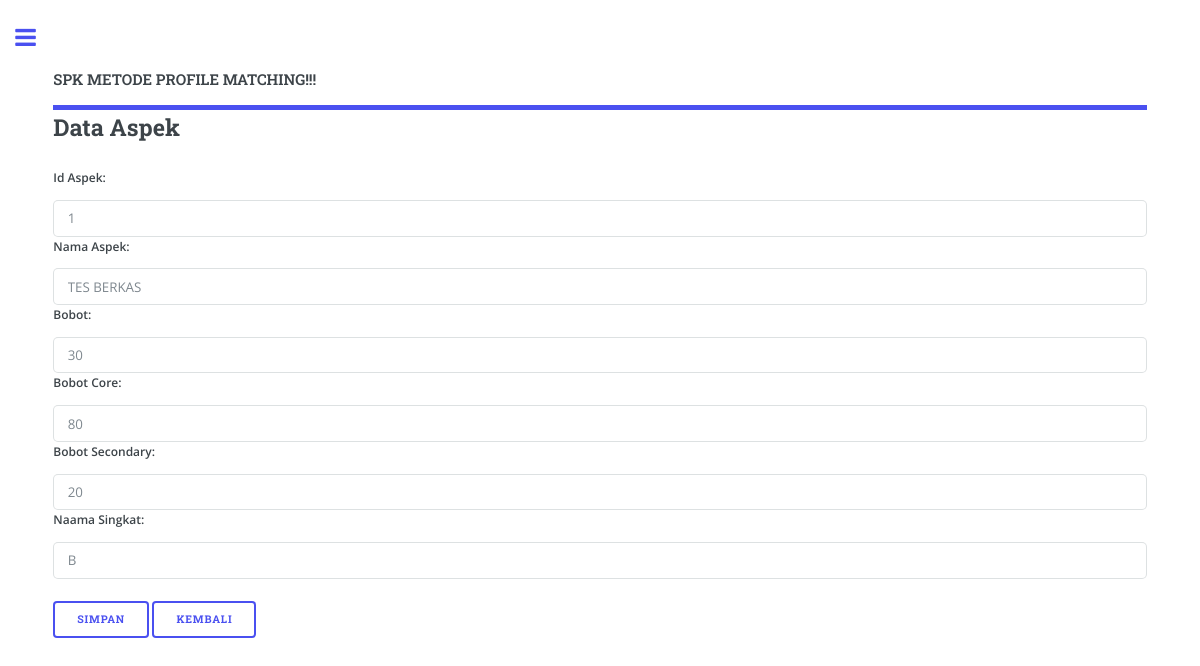
Screenshot of /?page=aspek_edit&id_aspek=1 (signed in) with the database file from the repository.
### tables this page shows
CREATE TABLE `tbl_aspek` (
  `id_aspek` int(3) UNSIGNED NOT NULL,
  `nama_aspek` varchar(100) NOT NULL,
  `bobot` float NOT NULL,
  `bobot_core` float NOT NULL,
  `bobot_secondary` float NOT NULL,
  `nama_singkat` char(1) DEFAULT NULL
);

### aspek_edit.php (the view, shortened to what this page needs)
<?php
$id_aspek = $_GET['id_aspek'];
$query=mysql_query("select * from tbl_aspek where id_aspek='$id_aspek'");
$dataku=mysql_fetch_array($query);
?>
			<form class="form-horizontal" action="?page=aspek_edit" method="post" role="form">
				<div class="panel panel-default">
					<div class="panel-heading"><h2>Data Aspek</h2></div>
					<div class="panel-body">
						<div class="form-group">
							<label class="col-sm-2 control-label text-right">Id Aspek:</label>
							<div class="col-sm-10">
								<input type="text" name="id_aspek" value="<?php  echo $_GET['id_aspek']; ?>" class="form-control" readonly>
							</div>
						</div>
						<div class="form-group">
							<label class="col-sm-2 control-label text-right">Nama Aspek:</label>
							<div class="col-sm-10">
								<input type="text" name="nama_aspek" value="<?php  echo $dataku['nama_aspek']; ?>" required class="form-control">
							</div>
						</div>
						<div class="form-group">
							<label class="col-sm-2 control-label text-right">Bobot:</label>
							<div class="col-sm-10">
								<input type="text" name="bobot" value="<?php  echo $dataku['bobot']; ?>" required class="form-control">
							</div>
						</div>
						<div class="form-group">
							<label class="col-sm-2 control-label text-right">Bobot Core:</label>
							<div class="col-sm-10">
								<input type="text" name="bobot_core" value="<?php  echo $dataku['bobot_core']; ?>" required class="form-control">
							</div>
						</div>
						<div class="form-group">
							<label class="col-sm-2 control-label text-right">Bobot Secondary:</label>
							<div class="col-sm-10">
								<input type="text" name="bobot_secondary" value="<?php  echo $dataku['bobot_secondary']; ?>" required class="form-control">
							</div>
						</div>
						<div class="form-group">
							<label class="col-sm-2 control-label text-right">Naama Singkat:</label>
							<div class="col-sm-10">
								<input type="text" name="nama_singkat" value="<?php  echo $dataku['nama_singkat']; ?>" required class="form-control">
							</div>
						</div>
						<br>
						<div class="form-action text-right">
							<input type="submit" name="simpan" value="Simpan" class="btn btn-primary">
							<input type="button" name="kembali" value="Kembali" onClick="javascript:history.back()" class="btn btn-default">
						</div>
					</div>
				</div>
			</form>

### assets/css/main.css (style rules this page uses)
html, body, div, span, applet, object, iframe, h1, h2, h3, h4, h5, h6, p, blockquote, pre, a, abbr, acronym, address, big, cite, code, del, dfn, em, img, ins, kbd, q, s, samp, small, strike, strong, sub, sup, tt, var, b, u, i, center, dl, dt, dd, ol, ul, li, fieldset, form, label, legend, table, caption, tbody, tfoot, thead, tr, th, td, article, aside, canvas, details, embed, figure, figcaption, footer, header, hgroup, menu, nav, output, ruby, section, summary, time, mark, audio, video { margin: 0; padding: 0; border: 0; font-size: 100%; font: inherit; vertical-align: baseline; }
body { line-height: 1; }
body { -webkit-text-size-adjust: none; }
*, *:before, *:after { -moz-box-sizing: border-box; -webkit-box-sizing: border-box; box-sizing: border-box; }
body { -ms-overflow-style: scrollbar; }
body { background: #ffffff; }
body, input, select, textarea { color: #7f888f; font-family: "Open Sans", sans-serif; font-size: 13pt; font-weight: 400; line-height: 1.65; }
@media screen and (max-width: 1680px) { body, input, select, textarea { font-size: 11pt; } }
@media screen and (max-width: 1280px) { body, input, select, textarea { font-size: 10pt; } }
h1, h2, h3, h4, h5, h6 { color: #3d4449; font-family: "Roboto Slab", serif; font-weight: 700; line-height: 1.5; margin: 0 0 1em 0; }
h2 { font-size: 1.75em; }
form { margin: 0 0 2em 0; }
label { color: #3d4449; display: block; font-size: 0.9em; font-weight: 600; margin: 0 0 1em 0; }
input[type="text"], input[type="password"], input[type="email"], input[type="tel"], input[type="search"], input[type="url"], input[type="date"], select, textarea { -moz-appearance: none; -webkit-appearance: none; -ms-appearance: none; appearance: none; background: #ffffff; border-radius: 0.375em; border: none; border: solid 1px rgba(210, 215, 217, 0.75); color: inherit; display: block; outline: 0; padding: 0 1em; text-decoration: none; width: 100%; }
input[type="text"], input[type="password"], input[type="email"], input[type="tel"], input[type="search"], input[type="url"], input[type="date"], select { height: 2.75em; }
input[type="submit"], input[type="reset"], input[type="button"], button, .button { -moz-appearance: none; -webkit-appearance: none; -ms-appearance: none; appearance: none; -moz-transition: background-color 0.2s ease-in-out, color 0.2s ease-in-out; -webkit-transition: background-color 0.2s ease-in-out, color 0.2s ease-in-out; -ms-transition: background-color 0.2s ease-in-out, color 0.2s ease-in-out; transition: background-color 0.2s ease-in-out, color 0.2s ease-in-out; background-color: transparent; border-radius: 0.375em; border: 0; box-shadow: inset 0 0 0 2px #4a50f0; color: #4a50f0 !important; cursor: pointer; display: inline-block; font-family: "Roboto Slab", serif; font-size: 0.8em; font-weight: 700; height: 3.5em; letter-spacing: 0.075em; line-height: 3.5em; padding: 0 2.25em; text-align: center; text-decoration: none; text-transform: uppercase; white-space: nowrap; }

### rows the page displays
tbl_aspek: nama_aspek "TES BERKAS", bobot "30", bobot_core "80", bobot_secondary "20", nama_singkat "B"
